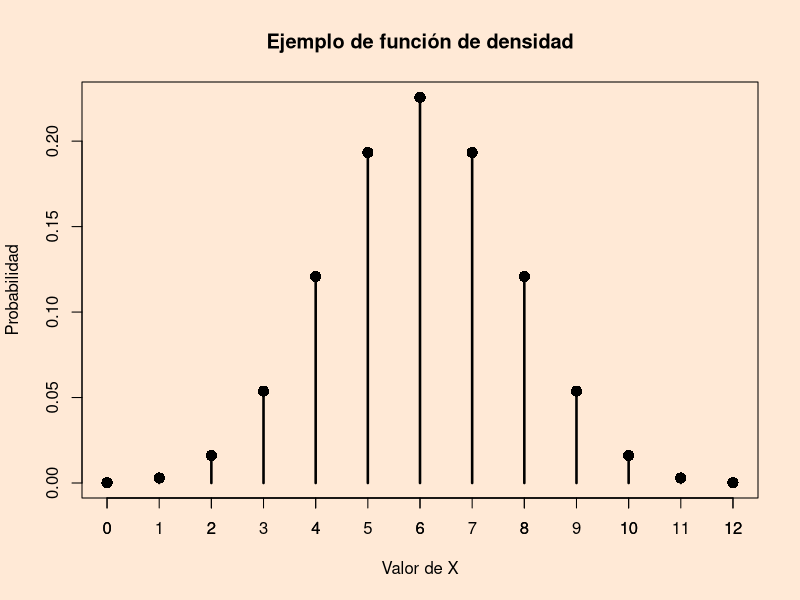
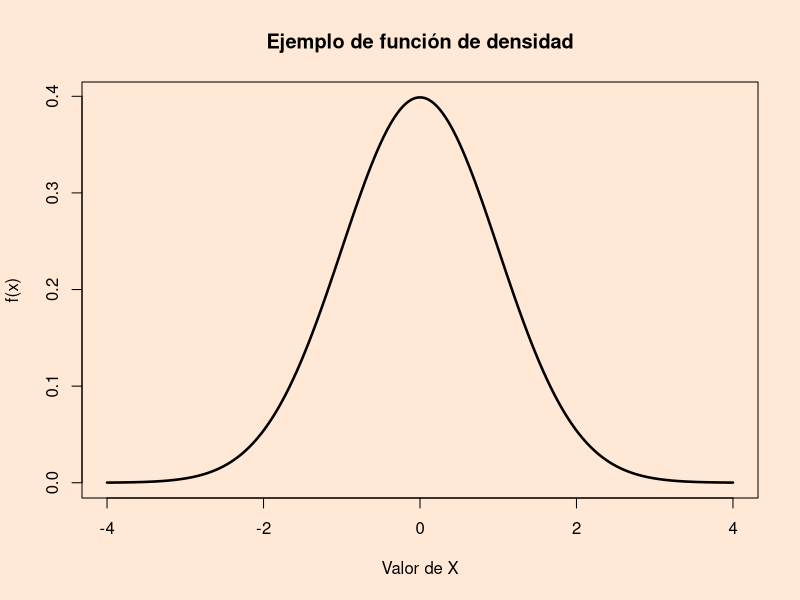
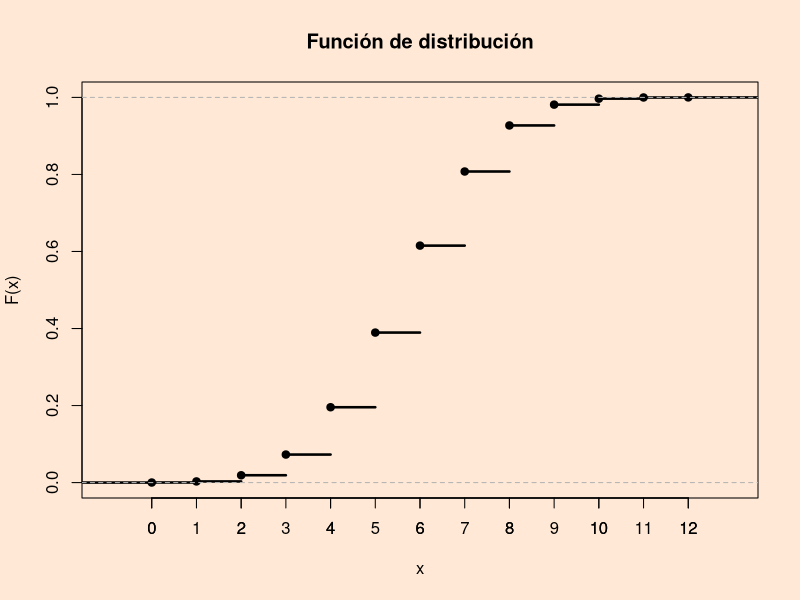
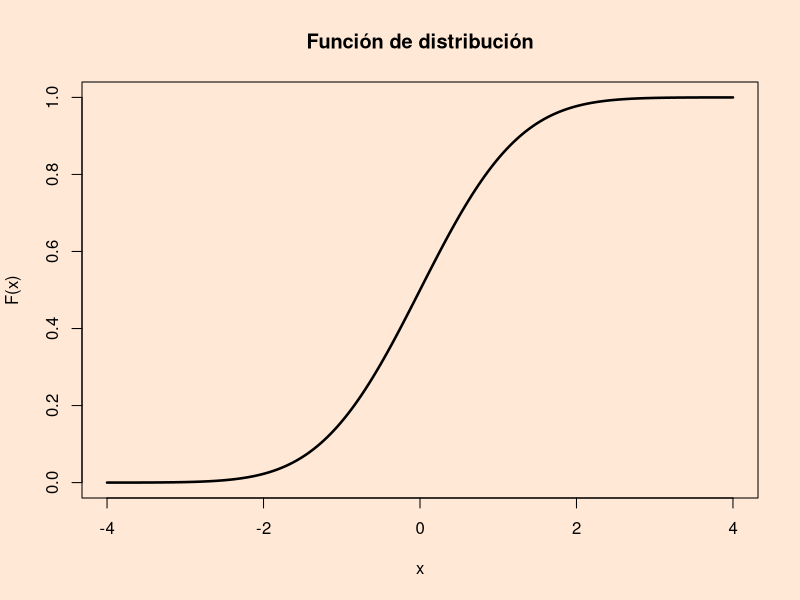
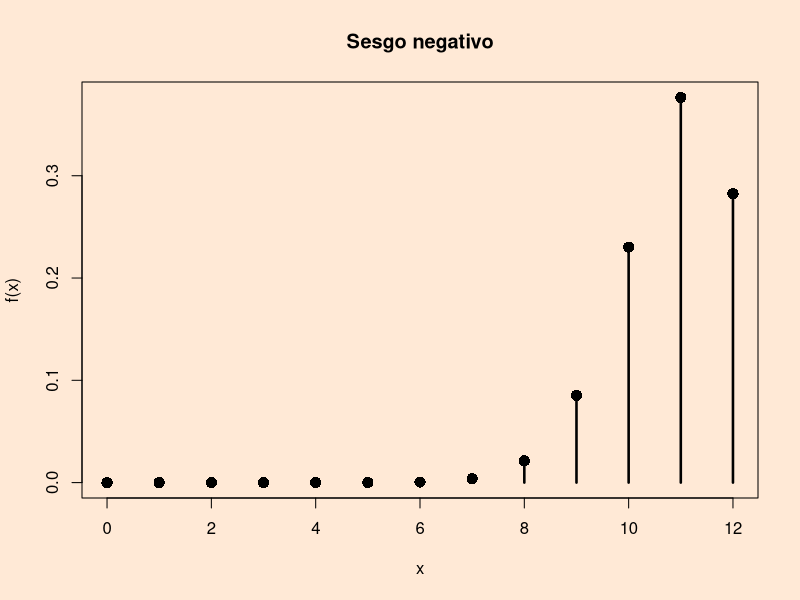
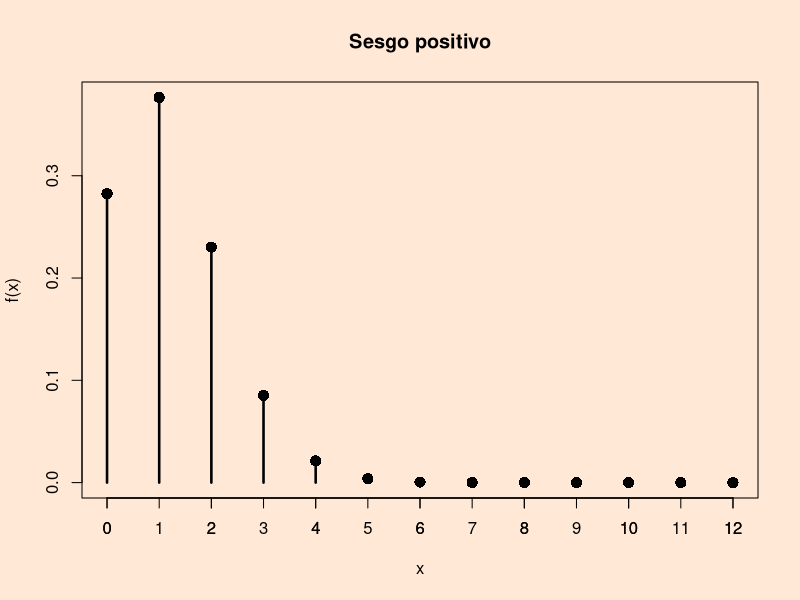

Here is the R script that generated these plots, in order:
## ---- chunk 1
knitr::opts_chunk$set(echo = TRUE)
## ---- chunk 2
x <- seq(0, 12, by = 1)
y <- dbinom(x, 12, prob = 0.5)
par(bg = '#FFE9D6')
plot(x, y, type='h', xlab = 'Valor de X', ylab = 'Probabilidad',
     main = 'Ejemplo de función de densidad', lwd = 2.5)
points(x, y, pch = 16, cex = 1.5)
axis(1, at = x, labels = x)
## ---- chunk 3
x <- seq(-4, 4, le = 200)
y <- dnorm(x)
par(bg = '#FFE9D6')
plot(x, y, type='l', xlab = 'Valor de X', ylab = 'f(x)',
     main = 'Ejemplo de función de densidad', lwd = 2.5)

## ---- chunk 4
eje_x <- seq(0, 12, by = 1)
y <- rbinom(1e5, 12, 0.5)
par(bg = '#FFE9D6')
plot(ecdf(y), xlab = 'x', ylab = 'F(x)', 
     main = 'Función de distribución', lwd = 2.5)
axis(1, eje_x, eje_x)

## ---- chunk 5
eje_x <- seq(-4, 4, len = 200)
y <- pnorm(eje_x)
par(bg = '#FFE9D6')
plot(x, y, type = 'l', xlab = 'x', ylab = 'F(x)', 
     main = 'Función de distribución', lwd = 2.5)

## ---- chunk 6
x <- seq(0, 12, by = 1)
y <- dbinom(x, 12, 0.9)
par(bg = '#FFE9D6')
plot(x, y, main ='Sesgo negativo', ylab = 'f(x)', type='h', lwd = 2.5)
points(x,y, pch = 16, cex = 1.5)
## ---- chunk 7
x <- seq(0, 12, by = 1)
y <- dbinom(x, 12, 0.10)
par(bg = '#FFE9D6')
plot(x, y, main ='Sesgo positivo', ylab = 'f(x)', type='h', lwd = 2.5)
points(x,y, pch = 16, cex = 1.5)
axis(1, x, x)

